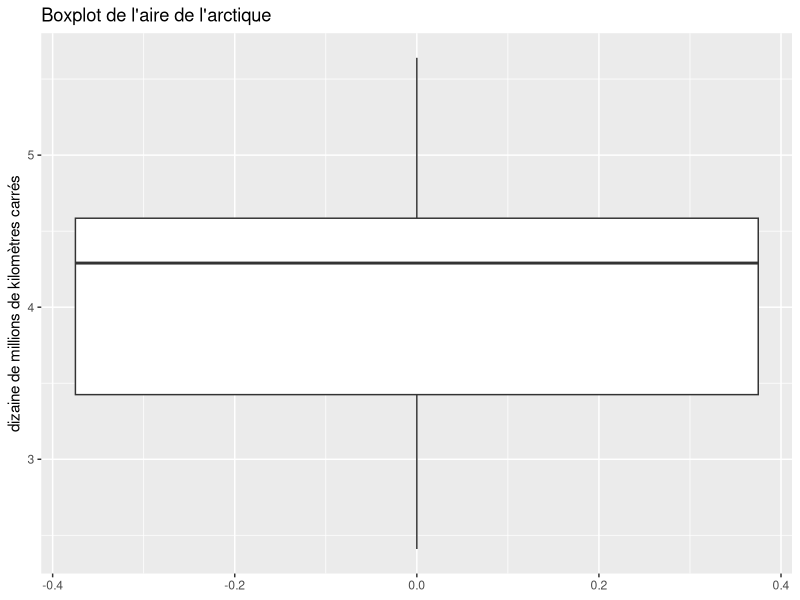
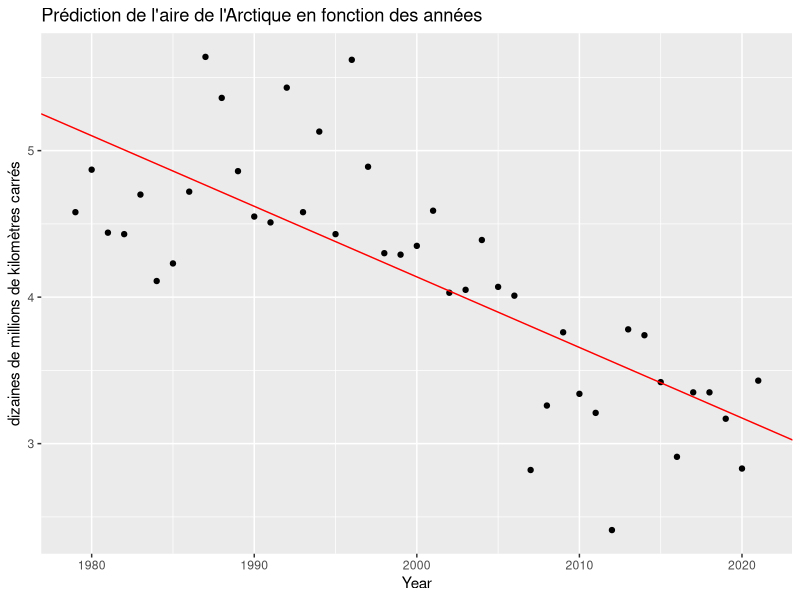

Generate these figures, in order, with R:
################################################################################
#                                                                              #
#               Etude descriptive de la table Sept_Artic_extend                #
#                   Variable intéressante : area                               #
#                                                                              #
################################################################################

# Librairie 

library("tidyverse")
library("ggplot2")

# importation des données

SAE = read.table(file = "datasets_nasa/Sept_Artic_extend.txt", header = TRUE)
SAE$area = as.numeric(sub(",", ".", SAE$area, fixed = TRUE))

head(SAE)

# Statistique descriptives de la variable No_smoothing

summary(SAE$area)

# Boxplot des variables 

ggplot(SAE) +
  geom_boxplot(
    aes(y = area)
  )+ labs(title="Boxplot de l'aire de l'arctique",y="dizaine de millions de kilomètres carrés")

# graphiques d'analyse

# area : scatterplot + droite de régression simple

model1 = lm(SAE$area~SAE$year)
sumModel1 = summary(model1)
sumModel1

ggplot(data = SAE)  +
  geom_point(aes(x = year, y = area))+
  geom_abline(intercept = sumModel1$coefficients[1],
              slope = sumModel1$coefficients[2], color="red")+
  labs(title = "Prédiction de l'aire de l'Arctique en fonction des années",
       x = "Year", y="dizaines de millions de kilomètres carrés")

# Modèle de moins bonne qualité
